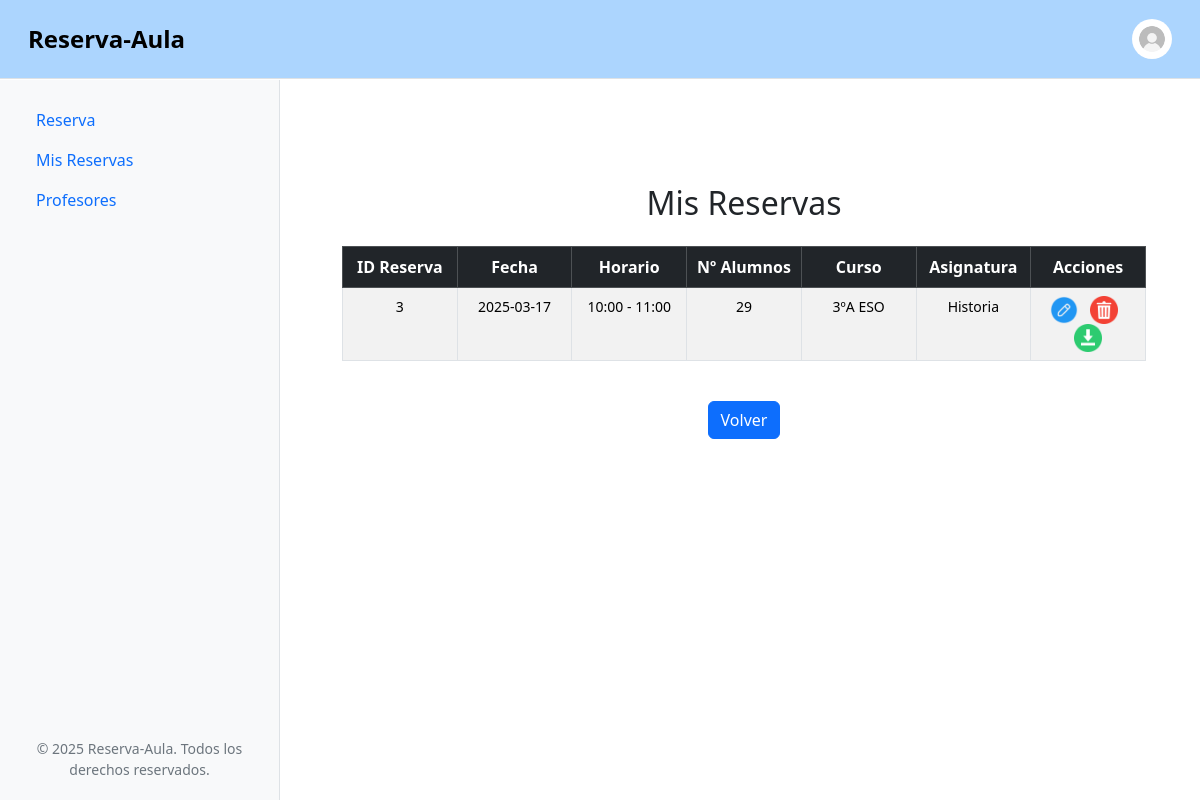
The page /src/mis-reservas.php (signed in) on the database its author committed.
### tables this page shows
CREATE TABLE Reservas (
    IdReserva INT AUTO_INCREMENT,
    Fecha DATE NOT NULL,
    NumAlumnos INT NOT NULL CHECK (NumAlumnos > 0),
    IdCurso INT NOT NULL,
    IdAsignatura INT NOT NULL,
    IdProfesor INT NOT NULL,
    PRIMARY KEY (IdReserva),
    FOREIGN KEY (IdCurso, IdAsignatura, IdProfesor) REFERENCES Profesor_Curso_Asignatura(IdCurso, IdAsignatura, IdProfesor) ON DELETE CASCADE
);

CREATE TABLE Tramos (
    IdTramo INT AUTO_INCREMENT,
    Horario VARCHAR(50) NOT NULL,
    PRIMARY KEY (IdTramo)
);

CREATE TABLE Cursos (
    IdCurso INT AUTO_INCREMENT,
    Nombre VARCHAR(50) NOT NULL,
    NumAlumnos INT NOT NULL CHECK (NumAlumnos >= 0),
    PRIMARY KEY (IdCurso)
);

CREATE TABLE Asignaturas (
    IdAsignatura INT AUTO_INCREMENT PRIMARY KEY,
    Nombre VARCHAR(50) NOT NULL
);

### src/mis-reservas.php (the view, shortened to what this page needs)
<?php
require_once 'includes/header.php';
require_once 'includes/conexion.php';
$idProfesor = $_SESSION['profesor']['IdProfesor'];
$sql = "SELECT R.IdReserva, R.Fecha, R.NumAlumnos, C.Nombre AS Curso, A.Nombre AS Asignatura, T.Horario
        FROM Reservas R
        INNER JOIN Cursos C ON R.IdCurso = C.IdCurso
        INNER JOIN Asignaturas A ON R.IdAsignatura = A.IdAsignatura
        LEFT JOIN Reserva_Tramos RT ON R.IdReserva = RT.IdReserva
        LEFT JOIN Tramos T ON RT.IdTramo = T.IdTramo
        WHERE R.IdProfesor = ?";
$stmt = $db->prepare($sql);
$stmt->bind_param("i", $idProfesor);
$stmt->execute();
$result = $stmt->get_result();
?>
    <div class="container mt-5">
        <h2 class="mb-4 text-center">Mis Reservas</h2>
        <?php if ($result->num_rows > 0): ?>
            <div class="table-responsive">
                <table class="table table-hover table-striped table-bordered text-center">
                    <thead class="table-dark">
                        <tr>
                            <th>ID Reserva</th>
                            <th>Fecha</th>
                            <th>Horario</th>
                            <th>Nº Alumnos</th>
                            <th>Curso</th>
                            <th>Asignatura</th>
                            <th>Acciones</th>
                        </tr>
                    </thead>
                    <tbody>
                        <?php while ($row = $result->fetch_assoc()){ ?>
                            <tr>
                                <td><?= htmlspecialchars($row['IdReserva']) ?></td>
                                <td><?= htmlspecialchars($row['Fecha']) ?></td>
                                <td><?= htmlspecialchars($row['Horario']) ?></td>
                                <td><?= htmlspecialchars($row['NumAlumnos']) ?></td>
                                <td><?= htmlspecialchars($row['Curso']) ?></td>
                                <td><?= htmlspecialchars($row['Asignatura']) ?></td>
                                <td>
                                    <a href="editar-reserva.php?id=<?= $row['IdReserva'] ?>" title="Editar" class="me-2">
                                        <img src="assets/img/editar.png" alt="Editar" width="28">
                                    </a>
                                    <a href="acciones/borrar-reserva.php?id=<?= $row['IdReserva'] ?>" title="Borrar" class="me-2" onclick="return confirm('¿Estás seguro de que deseas eliminar esta reserva?');">
                                        <img src="assets/img/borrar.png" alt="Borrar" width="28">
                                    </a>
                                    <a href="descargar-reserva.php?id=<?= $row['IdReserva'] ?>" title="Descargar PDF">
                                        <img src="assets/img/descargar.png" alt="Descargar PDF" width="28">
                                    </a>
                                </td>
                            </tr>
                        <?php } ?>
                    </tbody>
                </table>
            </div>
        <?php else:?>
            <p class="alert alert-warning text-center">No tienes reservas registradas.</p>
        <?php endif; ?>
        <div class="text-center mt-4">
            <a href="./reserva.php" class="btn btn-primary">Volver</a>
        </div>
    </div>
</body>
</html>
<?php require_once './includes/footer.php'; ?>

### src/assets/css/style.css (style rules this page uses)
.container { margin-top: 80px !important; padding-bottom: 50px; }

### src/mis-reservas.php (style rules this page uses)
.table-responsive { overflow-x: auto; }
a { text-decoration: none; color: inherit; }
th, td { max-width: 200px; word-wrap: break-word; overflow: hidden; }
.table { table-layout: fixed; }
th { padding: 10px; font-size: 16px; }
td { padding: 8px; font-size: 14px; }

### rows shown on the page
reservas: IdReserva "3", Fecha "2025-03-17", tramos.Horario "10:00 - 11:00", NumAlumnos "29", cursos.Nombre "3ºA ESO", asignaturas.Nombre "Historia"
